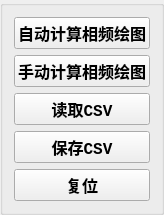
  <widget class="QGroupBox" name="groupBox">
   <property name="geometry">
    <rect>
     <x>20</x>
     <y>10</y>
     <width>164</width>
     <height>179</height>
    </rect>
   </property>
   <property name="title">
    <string/>
   </property>
   <layout class="QVBoxLayout" name="verticalLayout_2">
    <item>
     <widget class="QPushButton" name="pushButton_AutoCalculateAndPlot">
      <property name="font">
       <font>
        <family>Courier New</family>
        <pointsize>12</pointsize>
        <weight>75</weight>
        <bold>true</bold>
       </font>
      </property>
      <property name="text">
       <string>自动计算相频绘图</string>
      </property>
     </widget>
    </item>
    <item>
     <widget class="QPushButton" name="pushButton_ManualCalculateAndPlot">
      <property name="font">
       <font>
        <family>Courier New</family>
        <pointsize>12</pointsize>
        <weight>75</weight>
        <bold>true</bold>
       </font>
      </property>
      <property name="text">
       <string>手动计算相频绘图</string>
      </property>
     </widget>
    </item>
    <item>
     <widget class="QPushButton" name="pushButton_ReadCSV">
      <property name="font">
       <font>
        <family>Courier New</family>
        <pointsize>12</pointsize>
        <weight>75</weight>
        <bold>true</bold>
       </font>
      </property>
      <property name="text">
       <string>读取CSV</string>
      </property>
     </widget>
    </item>
    <item>
     <widget class="QPushButton" name="pushButton_SaveCSV">
      <property name="font">
       <font>
        <family>Courier New</family>
        <pointsize>12</pointsize>
        <weight>75</weight>
        <bold>true</bold>
       </font>
      </property>
      <property name="text">
       <string>保存CSV</string>
      </property>
     </widget>
    </item>
    <item>
     <widget class="QPushButton" name="pushButton_Reset">
      <property name="font">
       <font>
        <family>Courier New</family>
        <pointsize>12</pointsize>
        <weight>75</weight>
        <bold>true</bold>
       </font>
      </property>
      <property name="text">
       <string>复位</string>
      </property>
     </widget>
    </item>
   </layout>
  </widget>
